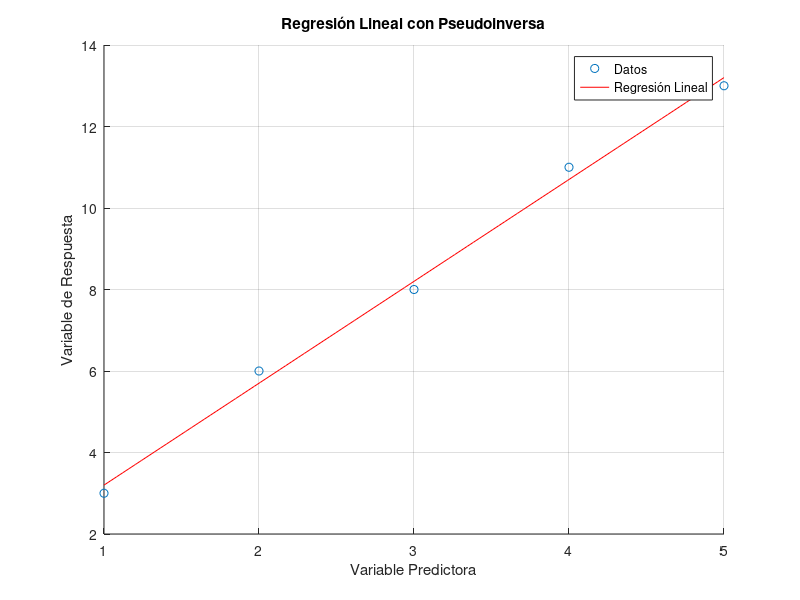

Recreate this plot in MATLAB.
% Datos de ejemplo
X = [1; 2; 3; 4; 5];   % Variable predictora
z = [3; 6; 8; 11; 13];  % Variable de respuesta

% Construir la matriz de diseño con el término de intercepción
X_with_intercept = [ones(size(X)), X];

% Calcular los coeficientes de regresión utilizando la pseudoinversa
theta = pinv(X_with_intercept) * z;

% Imprimir los coeficientes estimados
disp('Coeficientes estimados:');
disp(theta);

% Graficar los datos y la regresión lineal
scatter(X, z, 'o', 'DisplayName', 'Datos');
hold on;

% Calcular la línea de regresión
x_values = linspace(min(X), max(X), 100);
y_values = [ones(100, 1), x_values'] * theta;

plot(x_values, y_values, 'r', 'DisplayName', 'Regresión Lineal');
xlabel('Variable Predictora');
ylabel('Variable de Respuesta');
legend('Location', 'northeast');  % Explicitly set the legend location
title('Regresión Lineal con Pseudoinversa');
grid on;
hold off;
